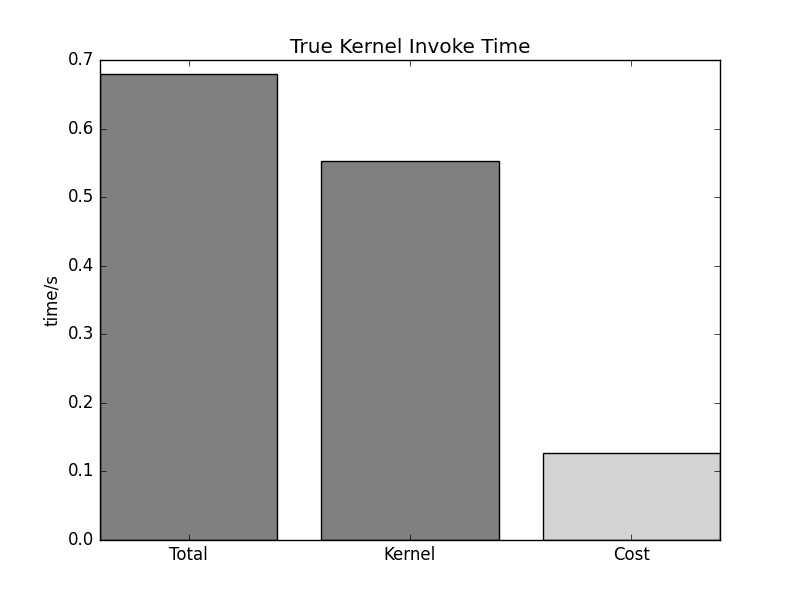

The Python source for this figure:
from dataclasses import dataclass
from sys import argv

import tqdm
import xgrid
import numpy
import time


class Timer:
    class TimerGuard:
        def __init__(self, timer: "Timer") -> None:
            self.timer = timer

        def __enter__(self):
            self.timer.start_time = time.time()

        def __exit__(self, a, b, c):
            self.timer.end_time = time.time()

    def __init__(self) -> None:
        self.start_time = time.time()
        self.end_time = time.time()

    @property
    def elapsed(self):
        return self.end_time - self.start_time

    def timing(self):
        return Timer.TimerGuard(self)


timer = Timer()

xgrid.init(parallel=True, precision="double")

float2d = xgrid.grid[float, 2]  # type: ignore


@dataclass
class Config:
    rho: float
    nu: float
    dt: float
    dx: float
    dy: float


SIZE_X = SIZE_Y = int(argv[1])

u = xgrid.Grid((SIZE_X, SIZE_Y), float)
v = xgrid.Grid((SIZE_X, SIZE_Y), float)
p = xgrid.Grid((SIZE_X, SIZE_Y), float)
pt = xgrid.Grid((SIZE_X, SIZE_Y), float)
b = xgrid.Grid((SIZE_X, SIZE_Y), float)


u.boundary[0, :] = u.boundary[:, 0] = u.boundary[:, -1] = 1
u.boundary[-1, :] = 2

v.boundary.fill(1)
v.boundary[1:-1, 1:-1] = 0

p.boundary[:, -1] = 1
p.boundary[0, :] = 2
p.boundary[:, 0] = 3
p.boundary[-1, :] = 4

pt.boundary[:, -1] = 1
pt.boundary[0, :] = 2
pt.boundary[:, 0] = 3
pt.boundary[-1, :] = 4

b.boundary.fill(1)
b.boundary[1:-1, 1:-1] = 0

TIME = float(argv[2])
FRAMES = 1000


config = Config(1.0, 0.1, TIME / FRAMES, 2 / (SIZE_X - 1), 2 / (SIZE_Y - 1))


@xgrid.kernel(includes=["time.h"], macro=["clock_t start, end;"])
def cavity_kernel(b: float2d, p: float2d, pt: float2d, u: float2d, v: float2d, cfg: Config) -> float:
    with xgrid.c():
        r"""start = clock();"""

    b[0, 0] = (cfg.rho * (1.0 / cfg.dt *
                          ((u[0, 1] - u[0, -1]) /
                           (2.0 * cfg.dx) + (v[1, 0] - v[-1, 0]) / (2.0 * cfg.dy)) -
                          ((u[0, 1] - u[0, -1]) / (2.0 * cfg.dx))**2.0 -
                          2.0 * ((u[1, 0] - u[-1, 0]) / (2.0 * cfg.dy) *
                                 (v[0, 1] - v[0, -1]) / (2.0 * cfg.dx)) -
                          ((v[1, 0] - v[-1, 0]) / (2.0 * cfg.dy))**2.0))

    p[0, 0] = (((p[0, 1] + p[0, -1]) * cfg.dy**2.0 +
                (p[1, 0] + p[-1, 0]) * cfg.dx**2.0) /
               (2.0 * (cfg.dx**2.0 + cfg.dy**2.0)) -
               cfg.dx**2.0 * cfg.dy**2.0 / (2.0 * (cfg.dx**2.0 + cfg.dy**2.0)) *
               b[0, 0][0])

    with xgrid.boundary(1):
        p[0, 0] = p[0, -1][0]  # dp/dx = 0 at x = 2
    with xgrid.boundary(2):
        p[0, 0] = p[1, 0][0]   # dp/dy = 0 at y = 0
    with xgrid.boundary(3):
        p[0, 0] = p[0, 1][0]   # dp/dx = 0 at x = 0
    with xgrid.boundary(4):
        p[0, 0] = 0.0

    for _ in range(0, 25):
        pt[0, 0] = (((p[0, 1][0] + p[0, -1][0]) * cfg.dy**2.0 +
                    (p[1, 0][0] + p[-1, 0][0]) * cfg.dx**2.0) /
                    (2.0 * (cfg.dx**2.0 + cfg.dy**2.0)) -
                    cfg.dx**2.0 * cfg.dy**2.0 / (2.0 * (cfg.dx**2.0 + cfg.dy**2.0)) *
                    b[0, 0][0])

        with xgrid.boundary(1):
            pt[0, 0] = pt[0, -1][0]  # dp/dx = 0 at x = 2
        with xgrid.boundary(2):
            pt[0, 0] = pt[1, 0][0]   # dp/dy = 0 at y = 0
        with xgrid.boundary(3):
            pt[0, 0] = pt[0, 1][0]   # dp/dx = 0 at x = 0
        with xgrid.boundary(4):
            pt[0, 0] = 0.0

        p[0, 0] = (((pt[0, 1][0] + pt[0, -1][0]) * cfg.dy**2.0 +
                    (pt[1, 0][0] + pt[-1, 0][0]) * cfg.dx**2.0) /
                   (2.0 * (cfg.dx**2.0 + cfg.dy**2.0)) -
                   cfg.dx**2.0 * cfg.dy**2.0 / (2.0 * (cfg.dx**2.0 + cfg.dy**2.0)) *
                   b[0, 0][0])

        with xgrid.boundary(1):
            p[0, 0] = p[0, -1][0]  # dp/dx = 0 at x = 2
        with xgrid.boundary(2):
            p[0, 0] = p[1, 0][0]   # dp/dy = 0 at y = 0
        with xgrid.boundary(3):
            p[0, 0] = p[0, 1][0]   # dp/dx = 0 at x = 0
        with xgrid.boundary(4):
            pt[0, 0] = 0.0

    u[0, 0] = (u[0, 0] -
               u[0, 0] * cfg.dt / cfg.dx *
               (u[0, 0] - u[0, -1]) -
               v[0, 0] * cfg.dt / cfg.dy *
               (u[0, 0] - u[-1, 0]) -
               cfg.dt / (2.0 * cfg.rho * cfg.dx) * (p[0, 1][0] - p[0, -1][0]) +
               cfg.nu * (cfg.dt / cfg.dx**2.0 *
                         (u[0, 1] - 2.0 * u[0, 0] + u[0, -1]) +
                         cfg.dt / cfg.dy**2.0 *
                         (u[1, 0] - 2.0 * u[0, 0] + u[-1, 0])))

    v[0, 0] = (v[0, 0] -
               u[0, 0] * cfg.dt / cfg.dx *
               (v[0, 0] - v[0, -1]) -
               v[0, 0] * cfg.dt / cfg.dy *
               (v[0, 0] - v[-1, 0]) -
               cfg.dt / (2.0 * cfg.rho * cfg.dy) * (p[1, 0][0] - p[-1, 0][0]) +
               cfg.nu * (cfg.dt / cfg.dx**2.0 *
                         (v[0, 1] - 2.0 * v[0, 0] + v[0, -1]) +
                         cfg.dt / cfg.dy**2.0 *
                         (v[1, 0] - 2.0 * v[0, 0] + v[-1, 0])))

    with xgrid.boundary(1):
        u[0, 0] = 0.0
        v[0, 0] = 0.0

    with xgrid.boundary(2):
        u[0, 0] = 1.0
    
    with xgrid.c():
        r"""
        end = clock();
        return (end - start) / (double)CLK_TCK;
        """

acc = 0
with timer.timing():
    for i in tqdm.tqdm(range(FRAMES)):
        acc += cavity_kernel(b, p, pt, u, v, config)

import matplotlib.pyplot as plt
plt.style.use("classic")
plt.figure(dpi=200)
plt.bar(["Total", "Kernel", "Cost"], [timer.elapsed, acc, timer.elapsed - acc], align="center", color=["blue", "blue", "red"])
plt.ylabel("time/s")
plt.title("True Kernel Invoke Time")
plt.savefig("invoke_cost.png")

print((timer.elapsed - acc) / timer.elapsed)